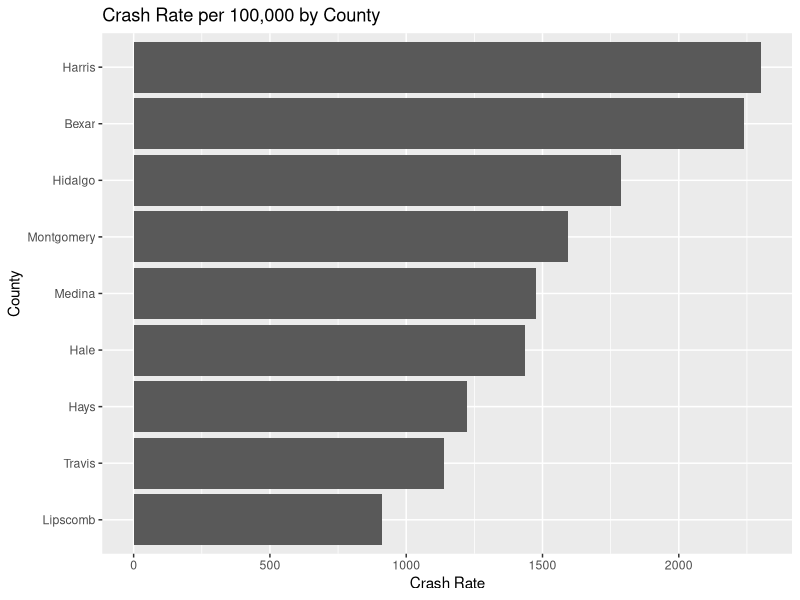
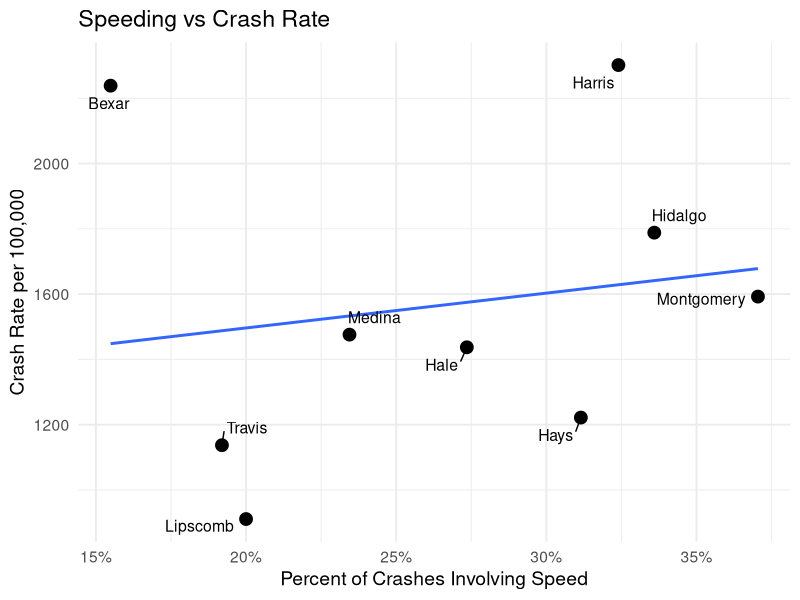
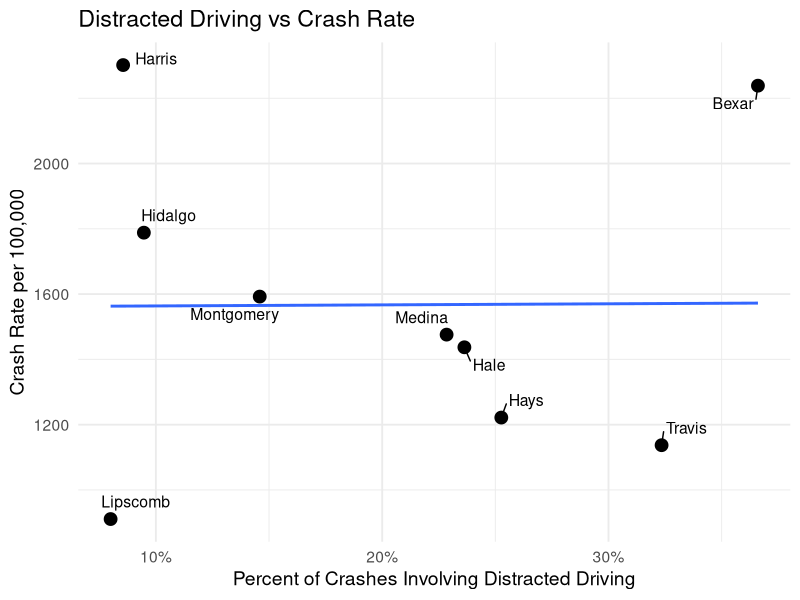
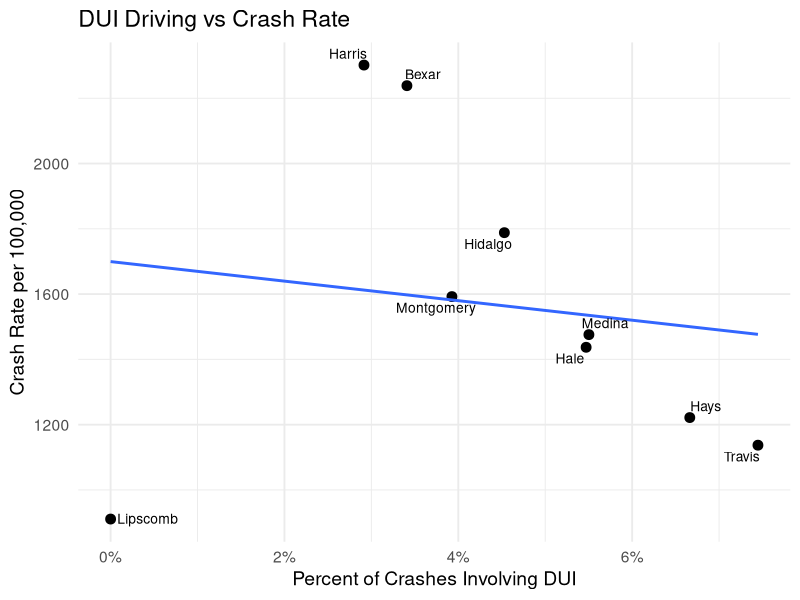
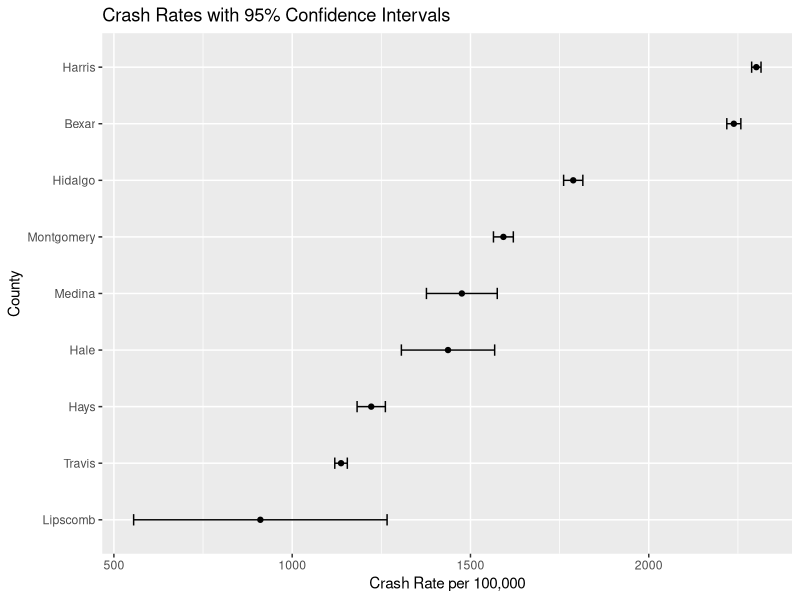
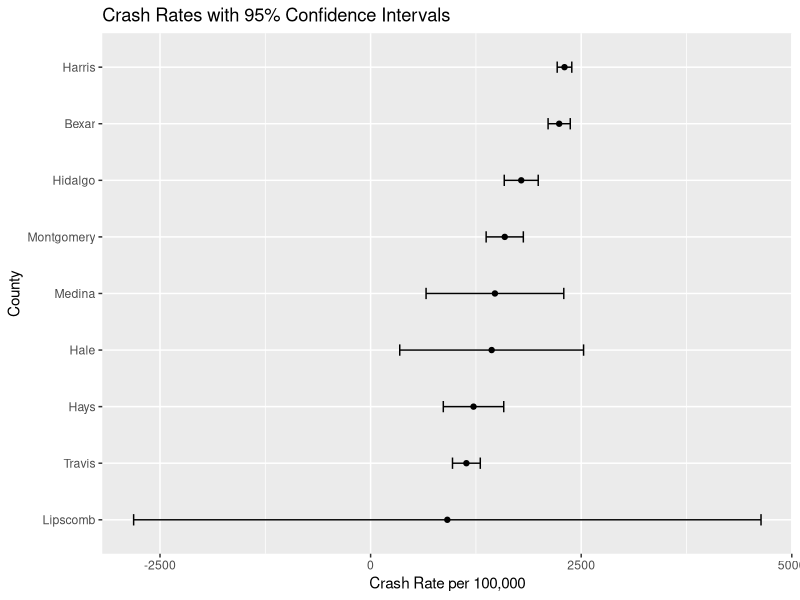

The R source for these figures, in order:
## ---- chunk 1
knitr::opts_chunk$set(echo = TRUE, warning = FALSE, message = FALSE)
library(tidyverse)
library(ggrepel)
library(scales)
## ---- chunk 2
crash <- read.csv("Crash_Data_2024.csv")

head(crash)
str(crash)
## ---- chunk 3
crash <- crash %>%
  mutate(
    Total_Crashes = as.numeric(gsub(",", "", Total_Crashes)),
    Population = as.numeric(gsub(",", "", Population)),
    Fatal_Crashes = as.numeric(gsub(",", "", Fatal_Crashes)),
    Speed_Crashes = as.numeric(gsub(",", "", Speed_Crashes)),
    DUI_Crashes = as.numeric(gsub(",", "", DUI_Crashes)),
    Distracted_Crashes = as.numeric(gsub(",", "", Distracted_Crashes)),
    Serious_Crashes = as.numeric(gsub(",", "", Serious_Crashes)),
    Minor_Crashes = as.numeric(gsub(",", "", Minor_Crashes))
  )

crash <- crash %>%
  mutate(
    Crash_Rate = (Total_Crashes / Population) * 100000,
    Fatal_Rate = (Fatal_Crashes / Population) * 100000,
    SpeedPercent = Speed_Crashes / Total_Crashes,
    DUIPercent = DUI_Crashes / Total_Crashes,
    DistractedPercent = Distracted_Crashes / Total_Crashes,
    SeverityPercent = (Fatal_Crashes + Serious_Crashes) / Total_Crashes
  )

summary(crash)
## ---- chunk 4
crash %>%
  arrange(desc(Crash_Rate))
## ---- chunk 5
crash %>%
  arrange(desc(Fatal_Rate))
## ---- chunk 6
ggplot(crash, aes(x = reorder(County, Crash_Rate), y = Crash_Rate)) +
  geom_col() +
  coord_flip() +
  labs(
    title = "Crash Rate per 100,000 by County",
    x = "County",
    y = "Crash Rate"
  )
## ---- chunk 7
ggplot(crash, aes(x = SpeedPercent, y = Crash_Rate, label = County)) +
  geom_point(size = 4) +
  geom_smooth(method = "lm", se = FALSE) +
  geom_text_repel(
    size = 4,
    box.padding = 0.5,
    point.padding = 0.3
  ) +
  scale_x_continuous(labels = percent_format(accuracy = 1)) +
  labs(
    title = "Speeding vs Crash Rate",
    x = "Percent of Crashes Involving Speed",
    y = "Crash Rate per 100,000"
  ) +
  theme_minimal(base_size = 14)
## ---- chunk 8


ggplot(crash, aes(x = DistractedPercent, y = Crash_Rate, label = County)) +
  geom_point(size = 4) +
  geom_smooth(method = "lm", se = FALSE, aes(group = 1), linetype = "solid") +
  geom_text_repel(
    size = 4,
    box.padding = 0.5,
    point.padding = 0.3
  ) +
  scale_x_continuous(labels = percent_format(accuracy = 1)) +
  labs(
    title = "Distracted Driving vs Crash Rate",
    x = "Percent of Crashes Involving Distracted Driving",
    y = "Crash Rate per 100,000"
  ) +
  theme_minimal(base_size = 14)
## ---- chunk 9
ggplot(crash, aes(x = DUIPercent, y = Crash_Rate, label = County)) +
  geom_point(size = 3) +
  geom_smooth(method = "lm", se = FALSE, aes(group = 1)) +
  geom_text_repel(size = 3.5) +
  scale_x_continuous(labels = percent_format(accuracy = 1)) +
  labs(
    title = "DUI Driving vs Crash Rate",
    x = "Percent of Crashes Involving DUI",
    y = "Crash Rate per 100,000"
  ) +
  theme_minimal(base_size = 14)
## ---- chunk 10
crash %>%
  select(County, Crash_Rate, Fatal_Rate, SpeedPercent, DUIPercent, DistractedPercent, SeverityPercent) %>%
  arrange(desc(Crash_Rate))
## ---- chunk 11
harris <- crash %>% filter(County == "Harris")

p_hat_harris <- harris$Total_Crashes / harris$Population
n_harris <- harris$Population
z <- 1.96
se_harris <- sqrt((p_hat_harris * (1 - p_hat_harris)) / n_harris)

lower_harris <- p_hat_harris - z * se_harris
upper_harris <- p_hat_harris + z * se_harris

lower_harris * 100000
upper_harris * 100000
## ---- chunk 12
montgomery <- crash %>% filter(County == "Montgomery")

p_hat_montgomery <- montgomery$Total_Crashes / montgomery$Population
n_montgomery <- montgomery$Population
se_montgomery <- sqrt((p_hat_montgomery * (1 - p_hat_montgomery)) / n_montgomery)

lower_montgomery <- p_hat_montgomery - z * se_montgomery
upper_montgomery <- p_hat_montgomery + z * se_montgomery

lower_montgomery * 100000
upper_montgomery * 100000
## ---- chunk 13
tibble(
  County = c("Harris", "Montgomery"),
  Lower_CI = c(lower_harris, lower_montgomery) * 100000,
  Upper_CI = c(upper_harris, upper_montgomery) * 100000
)
## ---- chunk 14
ci_all <- crash %>%
  mutate(
    p_hat = Total_Crashes / Population,
    n = Population,
    z = 1.96,
    se = sqrt((p_hat * (1 - p_hat)) / n),
    Lower_CI = (p_hat - z * se) * 100000,
    Upper_CI = (p_hat + z * se) * 100000,
    Crash_Rate = p_hat * 100000
  ) %>%
  select(County, Crash_Rate, Lower_CI, Upper_CI)

knitr::kable(
  ci_all %>% mutate(across(-County, ~ round(.x, 2))),
  booktabs = TRUE,
  caption = "95% Confidence Intervals for Crash Rates"
)

ggplot(ci_all, aes(x = reorder(County, Crash_Rate), y = Crash_Rate)) +
  geom_point() +
  geom_errorbar(aes(ymin = Lower_CI, ymax = Upper_CI), width = 0.2) +
  coord_flip() +
  labs(
    title = "Crash Rates with 95% Confidence Intervals",
    x = "County",
    y = "Crash Rate per 100,000"
  )
## ---- chunk 15
# replacing population with total crashes to see what happens with the confidence interval.
ci_all <- crash %>%
  mutate(
    p_hat = Total_Crashes / Population,
    n = Total_Crashes,
    z = 1.96,
   se = sqrt((p_hat * (1 - p_hat)) / Total_Crashes),
    Lower_CI = (p_hat - z * se) * 100000,
    Upper_CI = (p_hat + z * se) * 100000,
    Crash_Rate = p_hat * 100000
  ) %>%
  select(County, Crash_Rate, Lower_CI, Upper_CI)

knitr::kable(
  ci_all %>% mutate(across(-County, ~ round(.x, 2))),
  booktabs = TRUE,
  caption = "95% Confidence Intervals for Crash Rates"
)

ggplot(ci_all, aes(x = reorder(County, Crash_Rate), y = Crash_Rate)) +
  geom_point() +
  geom_errorbar(aes(ymin = Lower_CI, ymax = Upper_CI), width = 0.2) +
  coord_flip() +
  labs(
    title = "Crash Rates with 95% Confidence Intervals",
    x = "County",
    y = "Crash Rate per 100,000"
  )


## ---- chunk 16
model <- lm(Crash_Rate ~ SpeedPercent + DUIPercent + DistractedPercent, data = crash)

summary(model)
